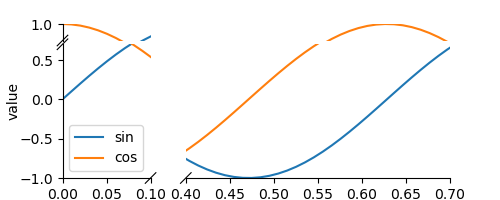

This chart was generated by the following Python code:
import matplotlib.pyplot as plt
from brokenaxes import brokenaxes
import numpy as np

fig = plt.figure(figsize=(5,2))
bax = brokenaxes(xlims=((0, .1), (.4, .7)), ylims=((-1, .7), (.79, 1)), hspace=.05)
x = np.linspace(0, 1, 100)
bax.plot(x, np.sin(10 * x), label='sin')
bax.plot(x, np.cos(10 * x), label='cos')
bax.legend(loc=3)
bax.set_xlabel('time')
bax.set_ylabel('value')
plt.savefig("discontinuous_axis_method4.png")